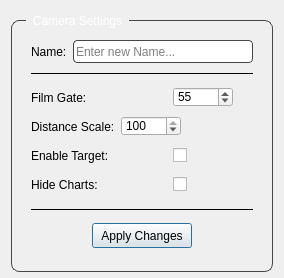
<?xml version="1.0" encoding="UTF-8"?>
<ui version="4.0">
 <class>dialogOptions</class>
 <widget class="QDialog" name="dialogOptions">
  <property name="windowModality">
   <enum>Qt::NonModal</enum>
  </property>
  <property name="geometry">
   <rect>
    <x>0</x>
    <y>0</y>
    <width>284</width>
    <height>278</height>
   </rect>
  </property>
  <property name="minimumSize">
   <size>
    <width>284</width>
    <height>278</height>
   </size>
  </property>
  <property name="maximumSize">
   <size>
    <width>402</width>
    <height>9999</height>
   </size>
  </property>
  <property name="focusPolicy">
   <enum>Qt::NoFocus</enum>
  </property>
  <property name="contextMenuPolicy">
   <enum>Qt::NoContextMenu</enum>
  </property>
  <property name="windowTitle">
   <string>Camera Options</string>
  </property>
  <property name="whatsThis">
   <string notr="true">0</string>
  </property>
  <property name="inputMethodHints">
   <set>Qt::ImhNone</set>
  </property>
  <property name="sizeGripEnabled">
   <bool>false</bool>
  </property>
  <property name="modal">
   <bool>true</bool>
  </property>
  <layout class="QHBoxLayout" name="horizontalLayout">
   <item>
    <widget class="QGroupBox" name="groupBox">
     <property name="minimumSize">
      <size>
       <width>262</width>
       <height>261</height>
      </size>
     </property>
     <property name="styleSheet">
      <string notr="true">QGroupBox{
	border: 1px solid rgb(70, 70, 70);
    border-radius: 8px;
	margin-top: 9px;
}

QGroupBox::title{
	color: white;
	left: 15px;
	subcontrol-position: top left;
	padding: 0 5px;
	margin-top: -12px;
}</string>
     </property>
     <property name="title">
      <string>Camera Settings</string>
     </property>
     <layout class="QVBoxLayout" name="verticalLayout_2">
      <item>
       <layout class="QVBoxLayout" name="verticalLayout" stretch="0,0,0,0,0,0,0,0,0">
        <property name="spacing">
         <number>0</number>
        </property>
        <property name="leftMargin">
         <number>10</number>
        </property>
        <property name="topMargin">
         <number>10</number>
        </property>
        <property name="rightMargin">
         <number>10</number>
        </property>
        <property name="bottomMargin">
         <number>0</number>
        </property>
        <item>
         <layout class="QHBoxLayout" name="horizontalLayout_2" stretch="0,1">
          <property name="spacing">
           <number>6</number>
          </property>
          <property name="bottomMargin">
           <number>0</number>
          </property>
          <item>
           <widget class="QLabel" name="label_name">
            <property name="text">
             <string>Name:</string>
            </property>
           </widget>
          </item>
          <item>
           <widget class="QLineEdit" name="line_cam_rename">
            <property name="minimumSize">
             <size>
              <width>0</width>
              <height>23</height>
             </size>
            </property>
            <property name="styleSheet">
             <string notr="true">QLineEdit {
	border: 1px solid rgb(70, 70, 70);
    border-radius: 4px;
}</string>
            </property>
            <property name="maxLength">
             <number>32766</number>
            </property>
            <property name="placeholderText">
             <string>Enter new Name...</string>
            </property>
           </widget>
          </item>
         </layout>
        </item>
        <item>
         <widget class="Line" name="line">
          <property name="minimumSize">
           <size>
            <width>0</width>
            <height>20</height>
           </size>
          </property>
          <property name="frameShadow">
           <enum>QFrame::Plain</enum>
          </property>
          <property name="orientation">
           <enum>Qt::Horizontal</enum>
          </property>
         </widget>
        </item>
        <item>
         <layout class="QHBoxLayout" name="horizontalLayout_3" stretch="0,0,0">
          <property name="topMargin">
           <number>2</number>
          </property>
          <property name="bottomMargin">
           <number>2</number>
          </property>
          <item>
           <widget class="QLabel" name="label">
            <property name="minimumSize">
             <size>
              <width>90</width>
              <height>0</height>
             </size>
            </property>
            <property name="text">
             <string>Film Gate:</string>
            </property>
           </widget>
          </item>
          <item>
           <widget class="QSpinBox" name="sBox_filmGate">
            <property name="minimumSize">
             <size>
              <width>60</width>
              <height>20</height>
             </size>
            </property>
            <property name="maximumSize">
             <size>
              <width>60</width>
              <height>20</height>
             </size>
            </property>
            <property name="minimum">
             <number>1</number>
            </property>
            <property name="maximum">
             <number>200</number>
            </property>
            <property name="value">
             <number>55</number>
            </property>
           </widget>
          </item>
          <item>
           <spacer name="verticalSpacer">
            <property name="orientation">
             <enum>Qt::Vertical</enum>
            </property>
            <property name="sizeHint" stdset="0">
             <size>
              <width>20</width>
              <height>20</height>
             </size>
            </property>
           </spacer>
          </item>
         </layout>
        </item>
        <item>
         <layout class="QHBoxLayout" name="horizontalLayout_7" stretch="0,0,1">
          <property name="bottomMargin">
           <number>0</number>
          </property>
          <item>
           <widget class="QLabel" name="label_4">
            <property name="minimumSize">
             <size>
              <width>90</width>
              <height>0</height>
             </size>
            </property>
            <property name="maximumSize">
             <size>
              <width>90</width>
              <height>16777215</height>
             </size>
            </property>
            <property name="text">
             <string>Distance Scale:</string>
            </property>
           </widget>
          </item>
          <item>
           <widget class="QSpinBox" name="sBox_distance_scale">
            <property name="minimumSize">
             <size>
              <width>60</width>
              <height>20</height>
             </size>
            </property>
            <property name="maximumSize">
             <size>
              <width>60</width>
              <height>20</height>
             </size>
            </property>
            <property name="minimum">
             <number>1</number>
            </property>
            <property name="maximum">
             <number>100</number>
            </property>
            <property name="value">
             <number>100</number>
            </property>
           </widget>
          </item>
          <item>
           <spacer name="verticalSpacer_4">
            <property name="orientation">
             <enum>Qt::Vertical</enum>
            </property>
            <property name="sizeHint" stdset="0">
             <size>
              <width>20</width>
              <height>20</height>
             </size>
            </property>
           </spacer>
          </item>
         </layout>
        </item>
        <item>
         <layout class="QHBoxLayout" name="horizontalLayout_5" stretch="0,0,0">
          <property name="topMargin">
           <number>2</number>
          </property>
          <property name="bottomMargin">
           <number>2</number>
          </property>
          <item>
           <widget class="QLabel" name="label_3">
            <property name="minimumSize">
             <size>
              <width>90</width>
              <height>0</height>
             </size>
            </property>
            <property name="text">
             <string>Enable Target:</string>
            </property>
           </widget>
          </item>
          <item>
           <widget class="QCheckBox" name="cBox_target">
            <property name="minimumSize">
             <size>
              <width>60</width>
              <height>20</height>
             </size>
            </property>
            <property name="maximumSize">
             <size>
              <width>60</width>
              <height>20</height>
             </size>
            </property>
            <property name="text">
             <string/>
            </property>
           </widget>
          </item>
          <item>
           <spacer name="verticalSpacer_2">
            <property name="orientation">
             <enum>Qt::Vertical</enum>
            </property>
            <property name="sizeHint" stdset="0">
             <size>
              <width>20</width>
              <height>20</height>
             </size>
            </property>
           </spacer>
          </item>
         </layout>
        </item>
        <item>
         <layout class="QHBoxLayout" name="horizontalLayout_4" stretch="0,1,0">
          <property name="topMargin">
           <number>2</number>
          </property>
          <property name="bottomMargin">
           <number>2</number>
          </property>
          <item>
           <widget class="QLabel" name="label_2">
            <property name="minimumSize">
             <size>
              <width>90</width>
              <height>0</height>
             </size>
            </property>
            <property name="text">
             <string>Hide Charts:</string>
            </property>
           </widget>
          </item>
          <item>
           <widget class="QCheckBox" name="cBox_hideChart">
            <property name="sizePolicy">
             <sizepolicy hsizetype="Fixed" vsizetype="Fixed">
              <horstretch>0</horstretch>
              <verstretch>0</verstretch>
             </sizepolicy>
            </property>
            <property name="minimumSize">
             <size>
              <width>60</width>
              <height>20</height>
             </size>
            </property>
            <property name="maximumSize">
             <size>
              <width>60</width>
              <height>20</height>
             </size>
            </property>
            <property name="styleSheet">
             <string notr="true"/>
            </property>
            <property name="text">
             <string/>
            </property>
            <property name="checked">
             <bool>false</bool>
            </property>
            <property name="tristate">
             <bool>false</bool>
            </property>
           </widget>
          </item>
          <item>
           <spacer name="verticalSpacer_3">
            <property name="orientation">
             <enum>Qt::Vertical</enum>
            </property>
            <property name="sizeHint" stdset="0">
             <size>
              <width>20</width>
              <height>20</height>
             </size>
            </property>
           </spacer>
          </item>
         </layout>
        </item>
        <item>
         <widget class="Line" name="line_2">
          <property name="minimumSize">
           <size>
            <width>0</width>
            <height>20</height>
           </size>
          </property>
          <property name="frameShadow">
           <enum>QFrame::Plain</enum>
          </property>
          <property name="lineWidth">
           <number>1</number>
          </property>
          <property name="orientation">
           <enum>Qt::Horizontal</enum>
          </property>
         </widget>
        </item>
        <item>
         <layout class="QHBoxLayout" name="horizontalLayout_6">
          <property name="leftMargin">
           <number>5</number>
          </property>
          <property name="topMargin">
           <number>4</number>
          </property>
          <property name="rightMargin">
           <number>5</number>
          </property>
          <property name="bottomMargin">
           <number>4</number>
          </property>
          <item>
           <widget class="QPushButton" name="btn_cam_apply">
            <property name="sizePolicy">
             <sizepolicy hsizetype="Fixed" vsizetype="Fixed">
              <horstretch>0</horstretch>
              <verstretch>0</verstretch>
             </sizepolicy>
            </property>
            <property name="minimumSize">
             <size>
              <width>100</width>
              <height>25</height>
             </size>
            </property>
            <property name="maximumSize">
             <size>
              <width>100</width>
              <height>25</height>
             </size>
            </property>
            <property name="text">
             <string>Apply Changes</string>
            </property>
           </widget>
          </item>
         </layout>
        </item>
        <item>
         <spacer name="horizontalSpacer_7">
          <property name="orientation">
           <enum>Qt::Horizontal</enum>
          </property>
          <property name="sizeHint" stdset="0">
           <size>
            <width>40</width>
            <height>10</height>
           </size>
          </property>
         </spacer>
        </item>
       </layout>
      </item>
     </layout>
    </widget>
   </item>
  </layout>
 </widget>
 <resources/>
 <connections/>
</ui>
